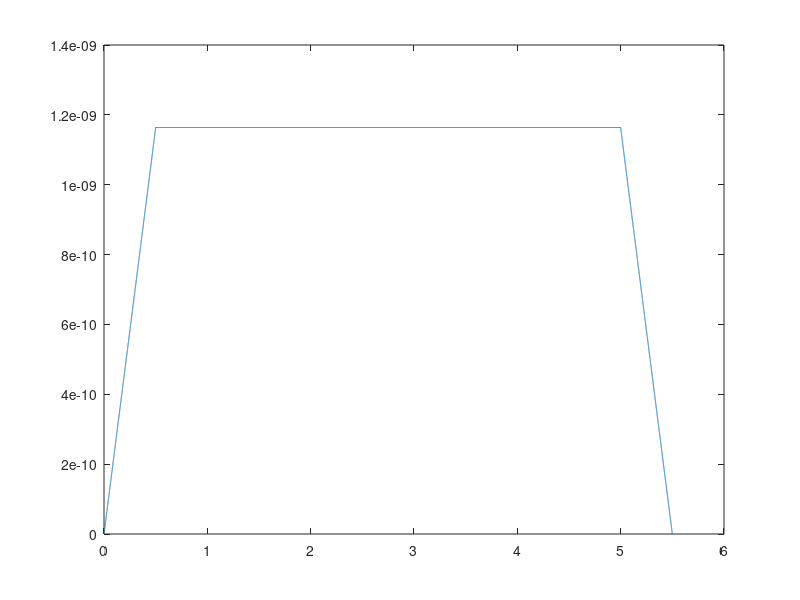
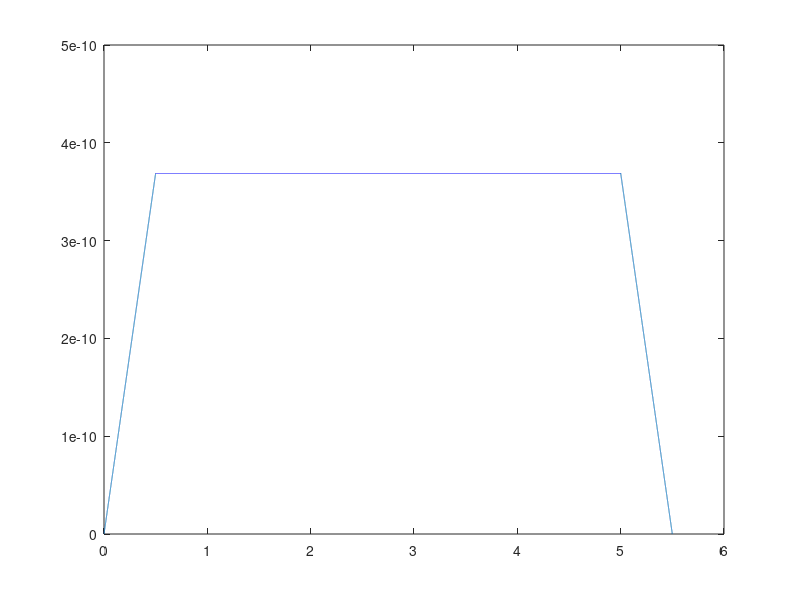
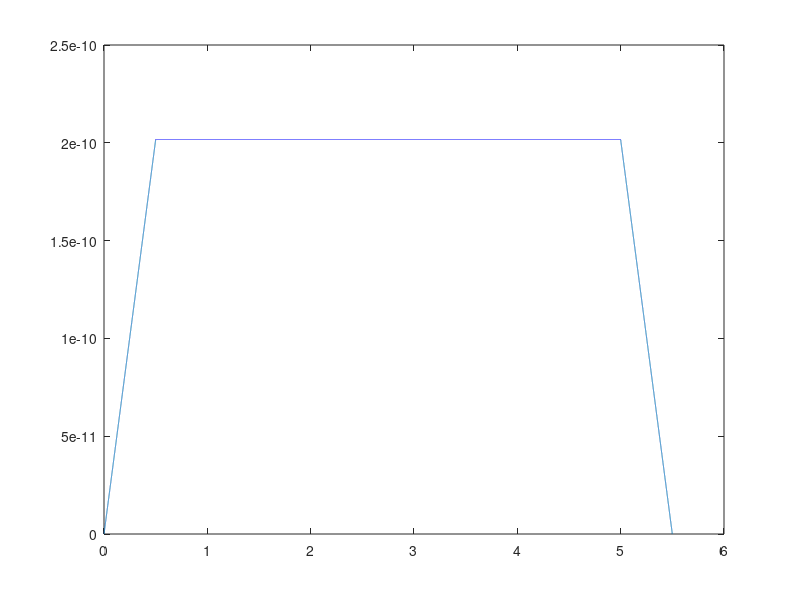
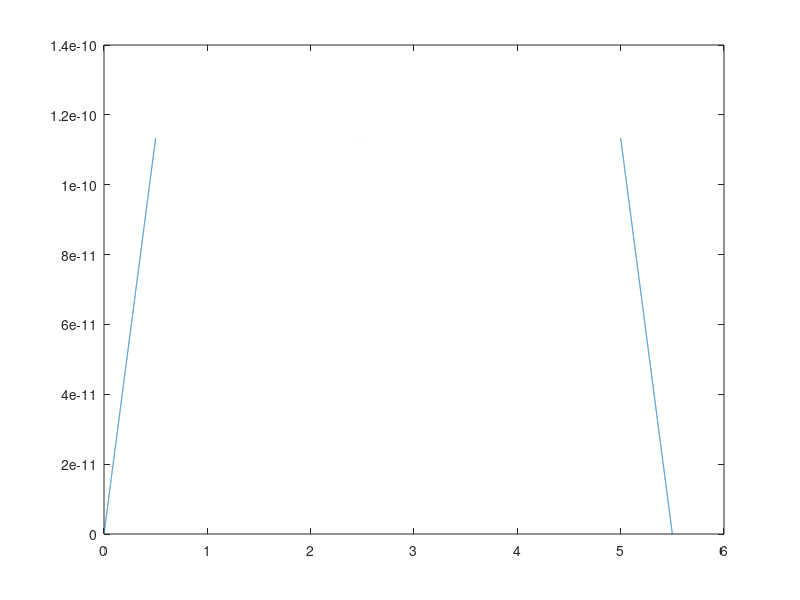

Here is the MATLAB script that generated these plots, in order:
clc
clear all;
close all;

el_length=10e-6;
h=1e-6:1e-6:10e-6;
l=0.25e-6:0.25e-6:el_length/2;


sep= 15e-6; 
A= 30e-6*l(1);
resistivity= 1.176; %NaCl solution resistivity

for i=1:length(h)
    for j=1:length(l)
        a= (sep/2) +l(j);
        b= (j^5)*l(j)/250000;
        if b>h(i)
           break
        end
        L(j)=(pi/2)*(3*(a+b)-sqrt((3*a+b)*(a+3*b)));
        R(j)= resistivity*L(j)/A;
    end
    
    Rp(1)=R(1);

    for k=1:j-2
        Rp(k+1)=Rp(k)*R(k+1)/(Rp(k)+R(k+1));
    end
    Res(i)= Rp(j-1);
end

allowed_paths=j-1
Res

fs=30000; %sampling frequency
Q=1; %flow rate
d= 500e-9; %particle size
fin=21;
Vin=1;

t1= 0:1/fs:5;
t3 = 1.5:1/fs:3.5;
t4 = 1.5:1/fs:2;
pulse_shape= ones(1,length(t1))*0; 
k1= 0.00027; %proportionality constant
resistivity= 1.176; %NaCl solution resistivity
period= k1/Q;
    

    for j=1: length(h)
        R=Res(j)/(fin-1);
        I=Vin/R;
        A=30e-6*h(j);
        D= 2*sqrt(A/pi); %diameter of the channel
        r= -4*resistivity*d^3/(pi*D^4);
        delI= abs((r/Res(j)^2)*Vin);
        
        
        f(j)=1/period; %frequency of signal
        t = 0:1/fs:(period/2)*(f(j)-1); %duration of signal
        signal_filter= abs(sin(2*pi*f(j)*t)*delI);
        
        noise= 2e-12*sqrt(f(j));
        
         
        I2= ones(1,length(t1))*I;
        
        for k=1:length(t)
            pulse_shape(k+2*fs)= abs(sin(2*pi*f(j)*t(k))*delI);
        end
   
        signal= I2+pulse_shape;
    
        noisy_signal= signal + noise*randn(1, length(t1));
    
        t2= 0:1/fs:5+(period/2)*(f(j)-1);    
        C=conv(noisy_signal,signal_filter);
        
        figure
        plot(t2,C);   
%         for k=1:length(t3)
%             C_truncated(k)= C(1.5*fs+k-1);
%         end
%         
%             
%         for k=1:length(t4)
%             C_baseline(k)= C(1.5*fs+k-1);
%         end
%         
%         M= mean(C_baseline);
%         maximum_signal = max(C_truncated);
%         maximum_noise = max(C_baseline);
%         peak_amplitude = maximum_signal - M;
%         noise_amplitude = maximum_noise - M;
% 
%         SNR(j) = 20*log(peak_amplitude/noise_amplitude);
        
    end   

f    
%     [x,y]=meshgrid(Q,h);
%     figure
%     surf(x,y,SNR)
%     colormap hsv
%     colorbar
%     view(2)
%     
%     xlabel('flow rate (microlitre/min)');
%     ylabel('channel height (m)'); 
%     zlabel('SNR')
%     title('design space');